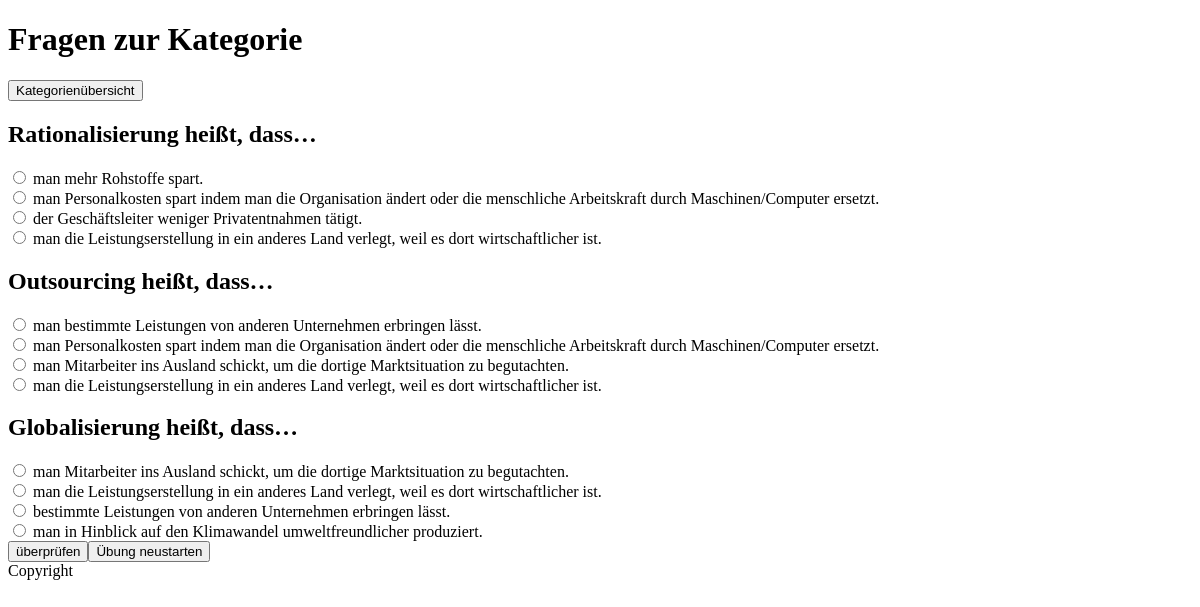
The app's page /fragen.php?kategorie=Betriebliche Leistungserstellung with its own data.
### tables this page shows
CREATE TABLE `antworten` (
  `ID` int(11) NOT NULL,
  `text` varchar(255) NOT NULL,
  `FK_Frage` int(11) NOT NULL,
  `richtig` tinyint(1) NOT NULL
);

### functions/functions.php (called while the page is built, shortened)
<?php
function getFragenByKategorie($kategorie){
    $conn=getDbConnection();
    $count=0;
    $result = array();
    $rs = $conn->query("select Frage from fragen
    JOIN kategorie ON kategorie.KategorieID = fragen.FK_Kategorie
    WHERE kategorie.Kategorie = '$kategorie' ");
    foreach($rs as $row){
        $result[$count] = $row["Frage"];
        $count++;
    }
    return $result;
}
function getAntwortenByFrage($frage){
    $conn=getDbConnection();
    $count=0;
    $result = array();
    $rs = $conn->query("SELECT * FROM `antworten`
    JOIN fragen ON fragen.FrageID = antworten.FK_Frage
    WHERE fragen.Frage = '$frage' ");
    foreach($rs as $row){
        $antwortObj = new AntwortObj();
        $antwortObj->text = $row["text"];
        $antwortObj->id = $row["ID"];
        $result[$count] = $antwortObj;
        $count++;
    }
    return $result;
}
?>

### fragen.php (the view, shortened to what this page needs)
<!DOCTYPE html>
<?PHP
    include "functions/functions.php";
    $kategorie = $_GET['kategorie'];
?>
<html lang="de">
  <head>
  </head>
  <body>
    <h1>Fragen zur Kategorie</h1> <button onclick="location.href='index.php'" value="Kategorienübersicht">Kategorien&uuml;bersicht</button>
    <?php
      foreach(getFragenByKategorie($kategorie) as $frage) {
        echo "<div class='frageContainer'>
        <h2 class='frage'>$frage</h2>";
       echo "<form action=''>";
        foreach(getAntwortenByFrage($frage) as $antwort) {
          echo "<div id='$antwort->id-container' class='antwort-container'>
                  <input id='$antwort->id' class='antwort' type='radio' name='antwort' value='$antwort->text'>
                    <label for='$antwort->id'>$antwort->text</label>
                </div>";
        }
        echo "</form>";
       echo "</div>";
      }
    ?>
  <button onclick='validate()'>&uuml;berpr&uuml;fen</button><button onclick="window.location.reload()" value="Übung neustarten">&Uuml;bung neustarten</button>
      </body>
  <footer>Copyright</footer>
</html>

### fragen.php (style rules this page uses)
input[type=radio] + label:before { vertical-align: baseline; display: inline-block; }
input[type=radio] + label:before { background-color: green; }

### records on screen
antworten: text "man mehr Rohstoffe spart."
antworten: text "man Personalkosten spart indem man die Organisation ändert oder die menschliche Arbeitskraft durch Maschinen/Computer ersetzt."
antworten: text "der Geschäftsleiter weniger Privatentnahmen tätigt."
antworten: text "man die Leistungserstellung in ein anderes Land verlegt, weil es dort wirtschaftlicher ist."
antworten: text "man bestimmte Leistungen von anderen Unternehmen erbringen lässt."
antworten: text "man Personalkosten spart indem man die Organisation ändert oder die menschliche Arbeitskraft durch Maschinen/Computer ersetzt."
antworten: text "man Mitarbeiter ins Ausland schickt, um die dortige Marktsituation zu begutachten."
antworten: text "man die Leistungserstellung in ein anderes Land verlegt, weil es dort wirtschaftlicher ist."
antworten: text "man Mitarbeiter ins Ausland schickt, um die dortige Marktsituation zu begutachten."
antworten: text "man die Leistungserstellung in ein anderes Land verlegt, weil es dort wirtschaftlicher ist."
antworten: text "bestimmte Leistungen von anderen Unternehmen erbringen lässt."
antworten: text "man in Hinblick auf den Klimawandel umweltfreundlicher produziert."

### other values on screen
$frage "Rationalisierung heißt, dass…"
$frage "Outsourcing heißt, dass…"
$frage "Globalisierung heißt, dass…"
